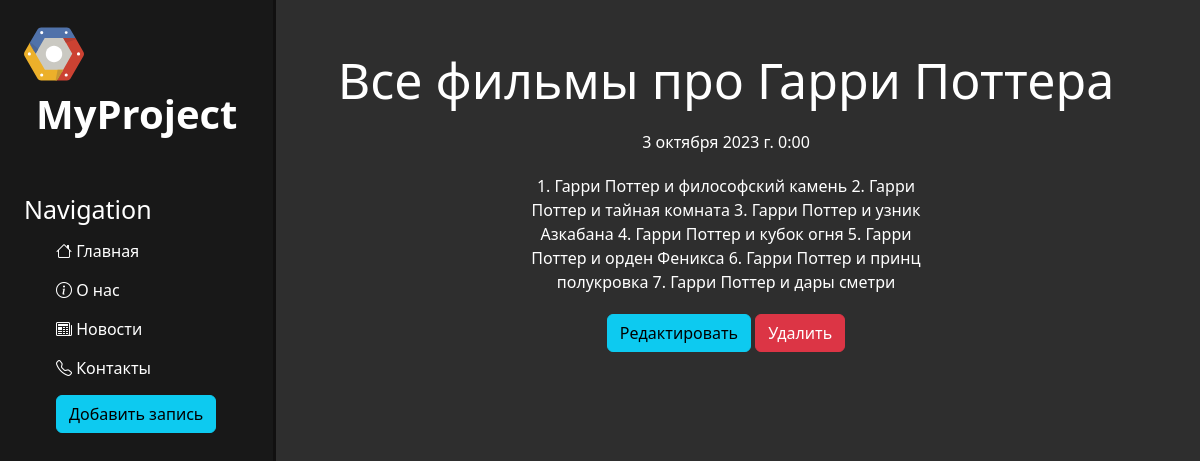
/news/5, run on the app's committed database.
### news/models.py (models this page shows, shortened)
class Articles(models.Model):
    title = models.CharField('Название', max_length=50)
    anons = models.CharField('Анонс', max_length=250)
    full_text = models.TextField('Статья')
    date = models.DateTimeField('Дата публикации')
    class Meta:
        verbose_name = 'Новость'
        verbose_name_plural = 'Новости'

### news/views.py (the view)
# urls.py: path('<int:pk>', views.NewsDetailView.as_view(), name='news-detail'),
class NewsDetailView(DetailView):
    model = Articles
    template_name = 'news/details_view.html'
    context_object_name = 'article'

### news/templates/news/details_view.html (shortened to what this page needs)
{% extends 'myapp/base.html' %}
{% block content %}
<div class="features">
    <h1>{{ article.title }}</h1>
    <p>{{ article.date }}</p>
    <p>{{ article.full_text }}</p>
    <a href="{% url 'news-update' article.id %}" class="btn btn-info">Редактировать</a>
    <a href="{% url 'news-delete' article.id %}" class="btn btn-danger">Удалить</a>
</div>
{% endblock %}

### myapp/static/myapp/css/styles.css (style rules this page uses)
body { background: #2e2e2e; }
main .features { float: left; color: #fff; margin-top: 50px; text-align: center; width: 75%; }
main .features h1 { font-size: 50px; }
main .features p { max-width: 400px; margin: 20px auto; }

### data on the page
Articles: title "Все фильмы про Гарри Поттера", date "3 октября 2023 г. 0:00", full_text "1. Гарри Поттер и философский камень 2. Гарри Поттер и тайная комната 3. Гарри Поттер и узник Азкабана 4. Гарри Поттер и кубок огня 5. Гарри Поттер и орден Феникса 6. Гарри Поттер и принц полукровка 7. Гарри Поттер и дары сметри"
